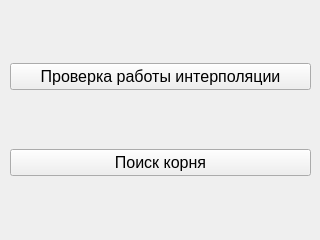
<?xml version="1.0" encoding="UTF-8"?>
<ui version="4.0">
 <class>StartWindow</class>
 <widget class="QMainWindow" name="StartWindow">
  <property name="geometry">
   <rect>
    <x>0</x>
    <y>0</y>
    <width>320</width>
    <height>240</height>
   </rect>
  </property>
  <property name="windowTitle">
   <string>MainWindow</string>
  </property>
  <widget class="QWidget" name="centralwidget">
   <widget class="QWidget" name="verticalLayoutWidget">
    <property name="geometry">
     <rect>
      <x>10</x>
      <y>10</y>
      <width>301</width>
      <height>221</height>
     </rect>
    </property>
    <layout class="QVBoxLayout" name="verticalLayout">
     <item>
      <widget class="QPushButton" name="pushButton">
       <property name="font">
        <font>
         <pointsize>12</pointsize>
        </font>
       </property>
       <property name="text">
        <string>Проверка работы интерполяции</string>
       </property>
      </widget>
     </item>
     <item>
      <widget class="QPushButton" name="pushButton_2">
       <property name="font">
        <font>
         <pointsize>12</pointsize>
        </font>
       </property>
       <property name="text">
        <string>Поиск корня</string>
       </property>
      </widget>
     </item>
    </layout>
   </widget>
  </widget>
 </widget>
 <resources/>
 <connections/>
</ui>
